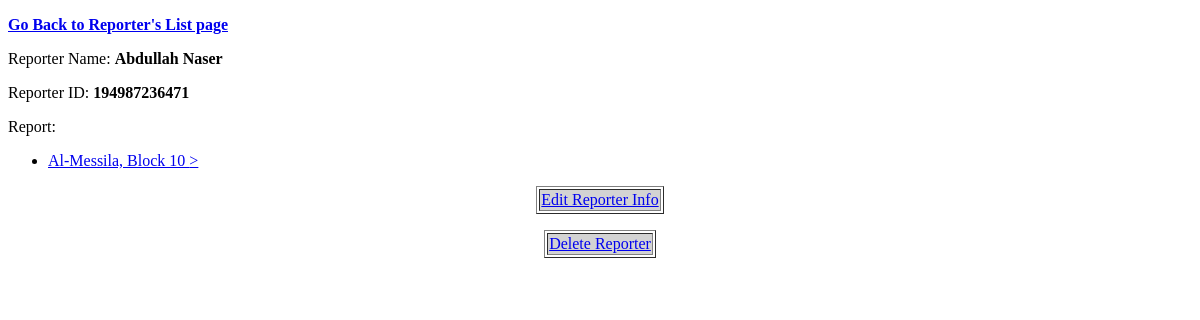
Page /report/show/reporter/194987236471/ on the earlier database version.
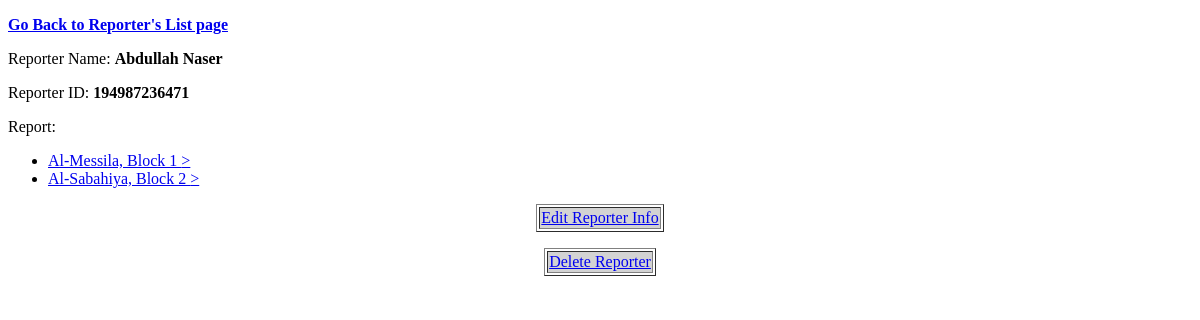
Same page on the later database version.
### report/models.py (models this page shows, shortened)
class Report(models.Model):
    STATUS = (
        (0,"Two car crash"),
        (1,"Multi car crash"),
        (2,"Car crash with Injury"),
        (3,"Car crash with Death"),
        (4,"Car crash with Fire"),
    )
    LOCATION = (
        (0,"Kuwait City"),
        (1,"Al Jahra"),
        (2,"Hawalli"),
        (3,"Farwaniyah"),
        (4,"Mubarak Al-Kabeer"),
        (5, "Al Ahmadi"),
    )
    RSTATUS = (
        (0,"No Traffic Delays"),
        (1," Medium Amount of Traffic"),
        (2, " Traffic Delays"),
    )
    location = models.IntegerField(choices=LOCATION)
    Accident_Address = models.TextField(null=True, blank=True)
    Accident_Describtion = models.TextField(null=True, blank=True)
    status = models.IntegerField(choices=STATUS)
    created_on = models.DateTimeField(auto_now_add=True)
    RoadStatus = models.IntegerField(choices=RSTATUS, default=0)
    reporter = models.ForeignKey(Reporter, on_delete=models.CASCADE)
    receivers = models.ManyToManyField(Receiver, through='ReportStatus')

### report/views.py (the view)
# urls.py: path('show/reporter/<int:reporter_civilid>/', views.reporter_details, name = 'show-reporter'),
def reporter_details(request, reporter_civilid):
  data={}
  reporters = Reporter.objects.get(civilid = reporter_civilid)
  report_list = reporters.report_set.all()
  data["reporter"] = reporters
  data["report"] = report_list
  return render(request, "reporter_details.html", context = data)

### report/templates/reporter_details.html (shortened to what this page needs)
<!DOCTYPE html>
<html lang="en">
<head>
</head>
<body>
      <p><strong><a href="/report/reporters/">Go Back to Reporter's List page</a></strong></p>
  <p>Reporter Name: <strong>{{ reporter.name }}</strong></p>
  <p>Reporter ID: <strong>{{ reporter.civilid}}</strong></p>
  <p>Report:</p>
  <ul>
  {% for o in report %}
    <li><a href="/report/show/report/{{o.id}}/"<strong>{{ o.Accident_Address }} </strong>></a></li>
  {% endfor %}
  </ul>
  <p>
  <table border=1 align="center">
    <tr bgcolor="lightgrey">
        <td align="center"><a href="/report/edit/reporter/{{reporter.civilid}}/">Edit Reporter Info</a></td>
    </tr>
  </table> </p>
  <p>
  <table border=1 align="center">
    <tr bgcolor="lightgrey">
        <td align="center"><a href="/report/delete/reporter/{{reporter.civilid}}/">Delete Reporter</a></td>
    </tr>
  </table> </p>
</body>
</html>

Differences in the rows shown:
now on this page (row edited): Report: Accident_Address "Al-Messila, Block 1"
changed Report: Accident_Address "Al-Messila, Block 10" → "Al-Sabahiya, Block 2"
